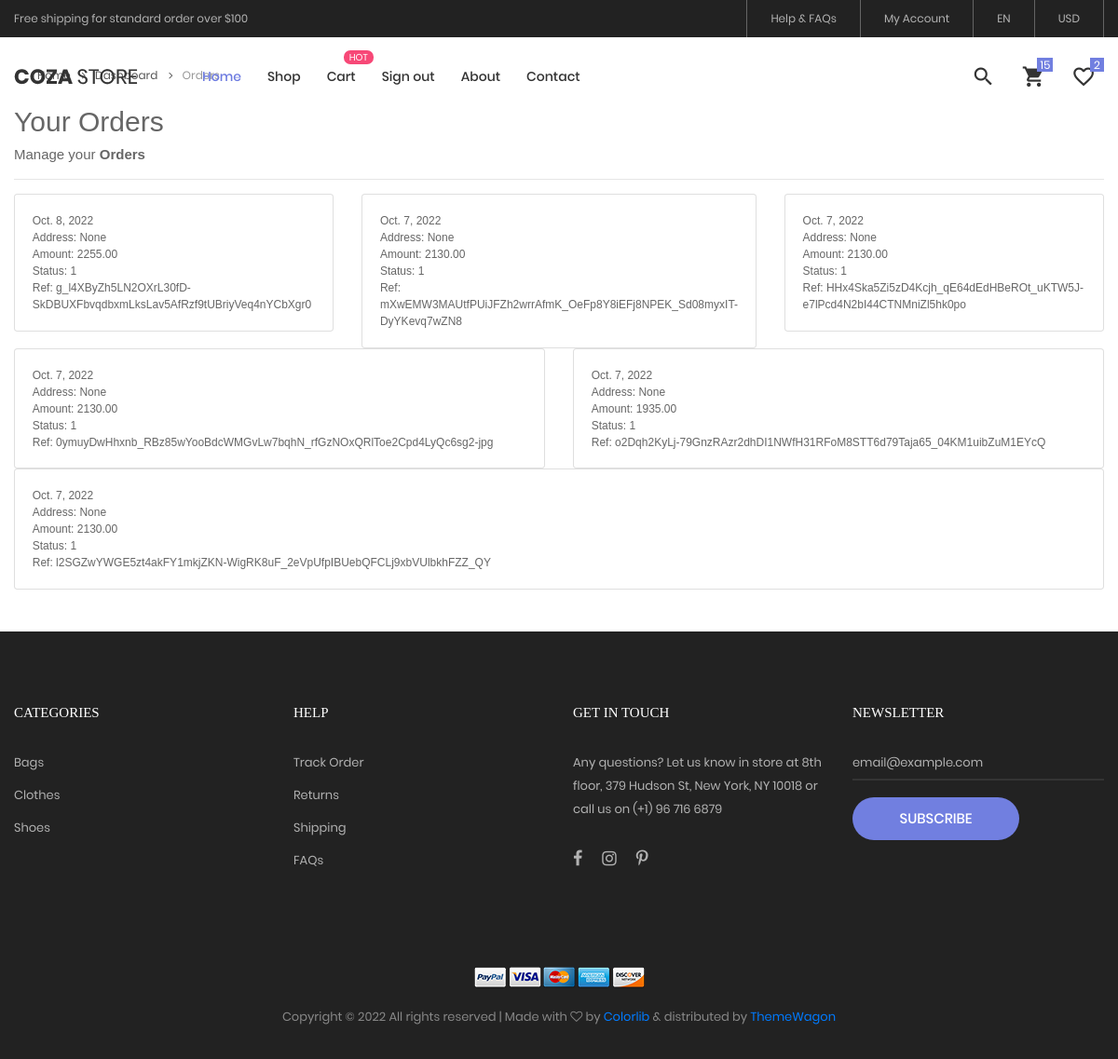
The page /order/ (signed in) on the database as committed earlier.
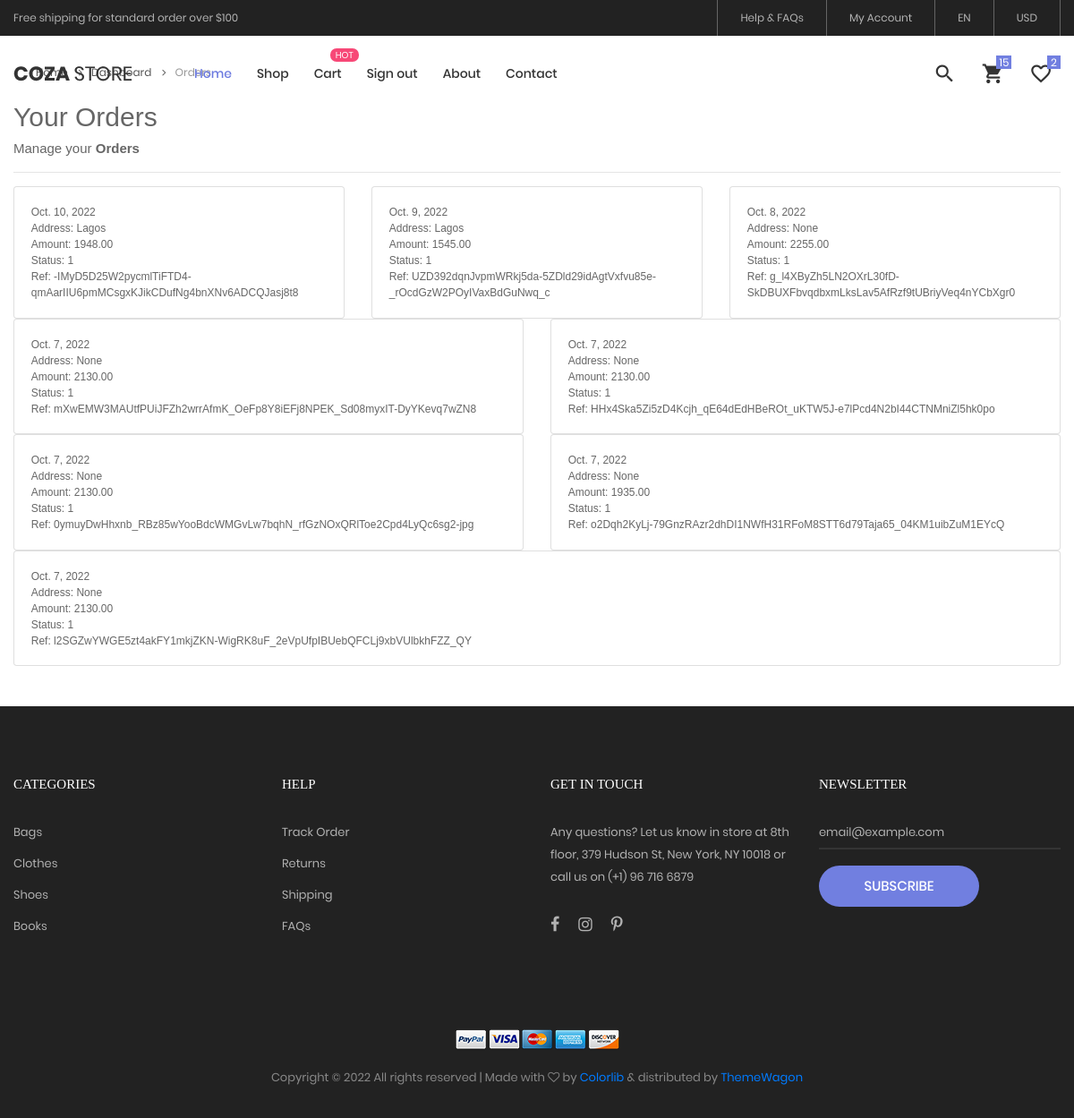
The same page on the database as committed later.
### order/models.py (models this page shows, shortened)
class Order(models.Model):
  SUBMITTED = 1
  PROCESSED = 2
  SHIPPED = 3
  CANCELLED = 4
  ORDER_STATUSES = (
    (SUBMITTED,'Submitted'),
    (PROCESSED,'Processed'),
    (SHIPPED,'Shipped'),
    (CANCELLED,'Cancelled'),)
  user = models.ForeignKey(settings.AUTH_USER_MODEL, on_delete=models.CASCADE, related_name = "orders")
  address = models.ForeignKey(Address, on_delete=models.SET_NULL, null=True)
  created_at = models.DateTimeField(auto_now_add=True)
  updated_at = models.DateTimeField(auto_now=True)
  amount = models.DecimalField(max_digits=6, decimal_places=2)
  ref_code = models.CharField(max_length=200)
  status = models.IntegerField(choices=ORDER_STATUSES, default=SUBMITTED)
  coupon = models.ForeignKey(Coupon, on_delete=models.SET_NULL, blank=True, null=True)
  discount = models.IntegerField(default=0,
    validators=[MinValueValidator(0),
    MaxValueValidator(100)])
  class Meta:
    ordering = ("-created_at",)

### store/models.py (models this page shows, shortened)
class Category(MPTTModel):
    name = models.CharField(max_length=100, verbose_name=_("category name"), help_text=_("format: required max-100"),)
    slug = models.SlugField(max_length=150, verbose_name=_("category safe url"), help_text=_("format: required letters, numbers, underscore or hyphen"))
    is_active = models.BooleanField(default=True)
    parent = TreeForeignKey("self", on_delete=models.PROTECT, null=True, blank=True, verbose_name=_("parent of category"), help_text=_("format: not required"))
    class MPTTMeta:
        order_insertion_by = ["name"]
    class Meta:
        verbose_name = _("product category")
        verbose_name_plural = _("product categories")

### account/models.py (models this page shows)
class Address(models.Model):
  id = models.UUIDField(primary_key=True, default=uuid.uuid4, editable=False)
  customer = models.ForeignKey(Customer, verbose_name=_("Customer"), on_delete=models.CASCADE)
  full_name = models.CharField(_("Full Name"), max_length=150)
  phone = models.CharField(_("Phone Number"),max_length=50)
  post_code = models.CharField(_("Postcode"), max_length=12)
  address_line_1 = models.CharField(_("Address Line 1"), max_length=150)
  address_line_2 = models.CharField(_("Address Line 2"), max_length=150, blank=True)
  town_city = models.CharField(_("Town/City/State"), max_length=150)
  country = CountryField(verbose_name=_("Country"), null=True, blank=True)
  delivery_instructions = models.CharField(_("Delivery Instructions"), max_length=250)
  created = models.DateTimeField(auto_now_add=True)
  updated = models.DateTimeField(auto_now=True)
  default = models.BooleanField(default=False)
  class Meta:
    verbose_name = "Address"
    verbose_name_plural = "Addresses"
  def __str__(self):
    return f"{self.town_city}"

### order/views.py (the view)
# urls.py: path("", login_required(views.OrderListView.as_view()), name="orders"),
class OrderListView(generic.ListView):
  template_name = "order/orders.html"
  context_object_name = "orders"
  def get_queryset(self):
    return Order.objects.filter(user=self.request.user)

### order/templates/order/orders.html (shortened to what this page needs)
{% extends "base.html" %}
{% load static %}
{% load widget_tweaks %}
{% block content %}
	<div class="container">
		<div class="bread-crumb flex-w p-l-25 p-r-15 p-t-30 p-lr-0-lg">
			<a href="{% url "store:home" %}" class="stext-109 cl8 hov-cl1 trans-04">
			</a>
			<a href="{% url "account:dashboard" %}" class="stext-109 cl8 hov-cl1 trans-04">
				<i class="fa fa-angle-right m-l-9 m-r-10" aria-hidden="true"></i>
			</a>
			<span class="stext-109 cl4">
				Orders
			</span>
		</div>
	</div>
<br>
  <div class="container">
      <h1 class="h2">Your Orders</h1>
      <div>Manage your <b>Orders</b></div>
      <hr />
      <div class="container px-0">
        <div class="row row-cols-1 row-cols-sm-2 row-cols-md-3 g-3">
          {% for order in orders %}
          <div class="col">
            <div class="card pb-3">
              <div class="card-body small pb-1">
                <p class="card-text m-0 fw-bold">{{ order.created_at.date }}</p>
                <p class="card-text m-0">Address: {{order.address}}</p>
                <p class="card-text m-0">Amount: {{order.amount}}</p>
                <p class="card-text m-0">Status: {{order.status}}</p>
                <p class="card-text m-0">Ref: {{order.ref_code}}</p>
              </div>
            </div>
          </div>
          {% endfor %}
        </div>
      </div>
  </div>
<br>
<br>
{% endblock %}

### templates/base.html (shortened to what this page needs)
<!DOCTYPE html>
{% load static %}
{% load django_htmx %}
<html lang="en">
<head>
	<link rel="stylesheet" type="text/css" href="{% static "vendor/bootstrap/css/bootstrap.min.css" %}">
	<link rel="stylesheet" type="text/css" href="{% static "fonts/font-awesome-4.7.0/css/font-awesome.min.css" %}">
	<link rel="stylesheet" type="text/css" href="{% static "fonts/iconic/css/material-design-iconic-font.min.css" %}">
	<link rel="stylesheet" type="text/css" href="{% static "fonts/linearicons-v1.0.0/icon-font.min.css" %}">
	<link rel="stylesheet" type="text/css" href="{% static "vendor/animate/animate.css" %}">
	<link rel="stylesheet" type="text/css" href="{% static "vendor/css-hamburgers/hamburgers.min.css" %}">
	<link rel="stylesheet" type="text/css" href="{% static "vendor/animsition/css/animsition.min.css" %}">
	<link rel="stylesheet" type="text/css" href="{% static "vendor/select2/select2.min.css" %}">
	<link rel="stylesheet" type="text/css" href="{% static "vendor/daterangepicker/daterangepicker.css" %}">
	<link rel="stylesheet" type="text/css" href="{% static "vendor/slick/slick.css" %}">
	<link rel="stylesheet" type="text/css" href="{% static "vendor/MagnificPopup/magnific-popup.css" %}">
	<link rel="stylesheet" type="text/css" href="{% static "vendor/perfect-scrollbar/perfect-scrollbar.css" %}">
	<link rel="stylesheet" type="text/css" href="{% static "css/util.css" %}">
	<link rel="stylesheet" type="text/css" href="{% static "css/main.css" %}">
</head>
<body class="animsition" hx-headers='{"X-CSRFToken": "{{ csrf_token }}"}'>
	<div id="header">
    {% include "partials/header.html" %}
	</div>
  {% block content %}
  {% endblock %}
	{% include "partials/footer.html" %}
</body>
</html>

### templates/partials/header.html (shortened to what this page needs)
{% load static %}
<header>
  <div class="container-menu-desktop">
    <div class="top-bar">
      <div class="content-topbar flex-sb-m h-full container">
        <div class="left-top-bar">
          Free shipping for standard order over $100
        </div>
        <div class="right-top-bar flex-w h-full">
          <a href="#" class="flex-c-m trans-04 p-lr-25"> Help & FAQs </a>
          <a href="{% url "account:dashboard" %}" class="flex-c-m trans-04 p-lr-25"> My Account </a>
          <a href="#" class="flex-c-m trans-04 p-lr-25"> EN </a>
          <a href="#" class="flex-c-m trans-04 p-lr-25"> USD </a>
        </div>
      </div>
    </div>
    <div class="wrap-menu-desktop">
      <nav class="limiter-menu-desktop container">
        <a href="#" class="logo">
          <img src="{% static "images/icons/logo-01.png" %}" alt="IMG-LOGO">
        </a>
        <div class="menu-desktop">
          <ul class="main-menu">
            <li class="active-menu">
              <a href="{% url "store:home" %}">Home</a>
            </li>
            <li>
              <a href="{% url "store:shop" %}">Shop</a>
            </li>
            <li class="label1" data-label1="hot">
              <a href="{% url "cart:list" %}">Cart</a>
            </li>
            {% if user.is_authenticated %}
            <li>
              <a href="{% url "account:logout" %}">Sign out</a>
            </li>
            {% endif %}
            <li>
              <a href="about.html">About</a>
            </li>
            <li>
              <a href="contact.html">Contact</a>
            </li>
          </ul>
        </div>
        <div class="wrap-icon-header flex-w flex-r-m">
          <div
            class="icon-header-item cl2 hov-cl1 trans-04 p-l-22 p-r-11 js-show-modal-search"
          >
            <i class="zmdi zmdi-search"></i>
          </div>
          {% if cart %}
          <a
            href="{% url "cart:list" %}"
            class="icon-header-item cl2 hov-cl1 trans-04 p-l-22 p-r-11 icon-header-noti"
            data-notify="{{cart.total}}"
          >
            <i class="zmdi zmdi-shopping-cart"></i>
          </a>
          {% endif %}
          {% if user.is_authenticated %}
          <a
            href="{% url "account:wishlist" %}"
            class="dis-block icon-header-item cl2 hov-cl1 trans-04 p-l-22 p-r-11 icon-header-noti"
            data-notify="{{ user.wishlist.count }}"
          >
            <i class="zmdi zmdi-favorite-outline"></i>
          </a>
          {% endif %}
        </div>
      </nav>
    </div>
  </div>
</header>

### cart/templates/cart/partials/cart-element.html (shortened to what this page needs)
{% load static %}

### templates/partials/footer.html (shortened to what this page needs)
{% load static %}
<footer class="bg3 p-t-75 p-b-32">
  <div class="container">
    <div class="row">
      <div class="col-sm-6 col-lg-3 p-b-50">
        <h4 class="stext-301 cl0 p-b-30">Categories</h4>
        <ul>
          {% for category in categories %}
          {% if category.is_root_node %}
          <li class="p-b-10">
            <a href="#" class="stext-107 cl7 hov-cl1 trans-04"> {{ category.name }}</a>
          </li>
          {% endif %}
          {% endfor %}
        </ul>
      </div>
      <div class="col-sm-6 col-lg-3 p-b-50">
        <h4 class="stext-301 cl0 p-b-30">Help</h4>
        <ul>
          <li class="p-b-10">
            <a href="#" class="stext-107 cl7 hov-cl1 trans-04"> Track Order </a>
          </li>
          <li class="p-b-10">
            <a href="#" class="stext-107 cl7 hov-cl1 trans-04"> Returns </a>
          </li>
          <li class="p-b-10">
            <a href="#" class="stext-107 cl7 hov-cl1 trans-04"> Shipping </a>
          </li>
          <li class="p-b-10">
            <a href="#" class="stext-107 cl7 hov-cl1 trans-04"> FAQs </a>
          </li>
        </ul>
      </div>
      <div class="col-sm-6 col-lg-3 p-b-50">
        <h4 class="stext-301 cl0 p-b-30">GET IN TOUCH</h4>
        <p class="stext-107 cl7 size-201">
          Any questions? Let us know in store at 8th floor, 379 Hudson St, New
          York, NY 10018 or call us on (+1) 96 716 6879
        </p>
        <div class="p-t-27">
          <a href="#" class="fs-18 cl7 hov-cl1 trans-04 m-r-16">
            <i class="fa fa-facebook"></i>
          </a>
          <a href="#" class="fs-18 cl7 hov-cl1 trans-04 m-r-16">
            <i class="fa fa-instagram"></i>
          </a>
          <a href="#" class="fs-18 cl7 hov-cl1 trans-04 m-r-16">
            <i class="fa fa-pinterest-p"></i>
          </a>
        </div>
      </div>
      <div class="col-sm-6 col-lg-3 p-b-50">
        <h4 class="stext-301 cl0 p-b-30">Newsletter</h4>
        <form>
          <div class="wrap-input1 w-full p-b-4">
            <input
              class="input1 bg-none plh1 stext-107 cl7"
              type="text"
              name="email"
              placeholder="email@example.com"
            />
          </div>
          <div class="p-t-18">
            <button
              class="flex-c-m stext-101 cl0 size-103 bg1 bor1 hov-btn2 p-lr-15 trans-04"
            >
              Subscribe
            </button>
          </div>
        </form>
      </div>
    </div>
    <div class="p-t-40">
      <div class="flex-c-m flex-w p-b-18">
        <a href="#" class="m-all-1">
          <img src="{% static "images/icons/icon-pay-01.png" %}" alt="ICON-PAY">
        </a>
        <a href="#" class="m-all-1">
          <img src="{% static "images/icons/icon-pay-02.png" %}" alt="ICON-PAY">
        </a>
        <a href="#" class="m-all-1">
          <img src="{% static "images/icons/icon-pay-03.png" %}" alt="ICON-PAY">
        </a>
        <a href="#" class="m-all-1">
          <img src="{% static "images/icons/icon-pay-04.png" %}" alt="ICON-PAY">
        </a>
        <a href="#" class="m-all-1">
          <img src="{% static "images/icons/icon-pay-05.png" %}" alt="ICON-PAY">
        </a>
      </div>
      <p class="stext-107 cl6 txt-center">
        Copyright &copy;
        All rights reserved | Made with
        <i class="fa fa-heart-o" aria-hidden="true"></i> by
        <a href="https://colorlib.com" target="_blank">Colorlib</a> &amp;
        distributed by
        <a href="https://themewagon.com" target="_blank">ThemeWagon</a>
      </p>
    </div>
  </div>
</footer>

### store/templates/store/partials/modal1.html (shortened to what this page needs)
{% load static %}

Rows that differ between the two databases and show on the page:
added Order: created_at "Oct. 10, 2022", address "Lagos", amount "1948.00", status "1", ref_code "-IMyD5D25W2pycmlTiFTD4-qmAarIIU6pmMCsgxKJikCDufNg4bnXNv6ADCQJasj8t8"
added Order: created_at "Oct. 9, 2022", address "Lagos", amount "1545.00", status "1", ref_code "UZD392dqnJvpmWRkj5da-5ZDld29idAgtVxfvu85e-_rOcdGzW2POyIVaxBdGuNwq_c"
added Category: name "Books"
